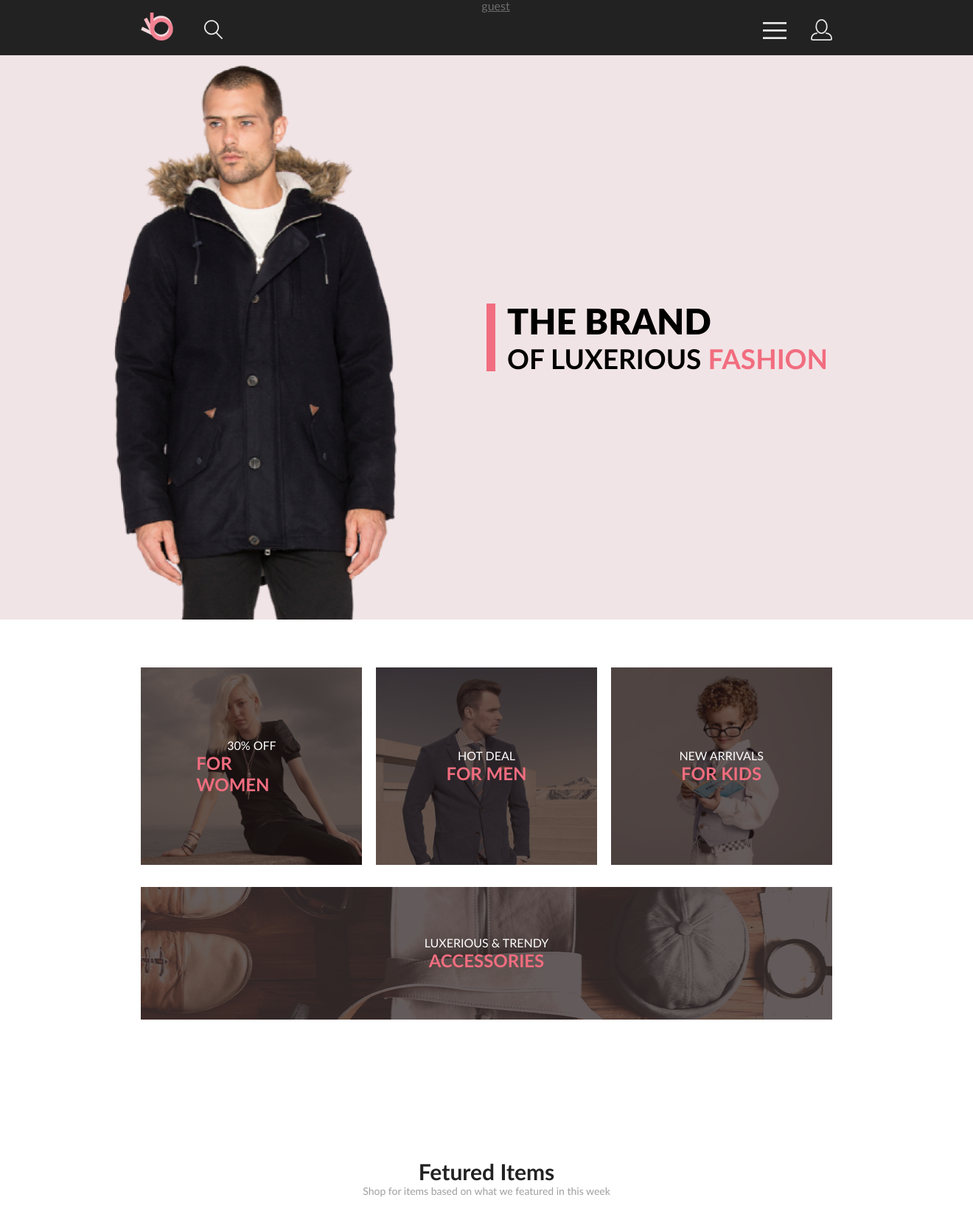
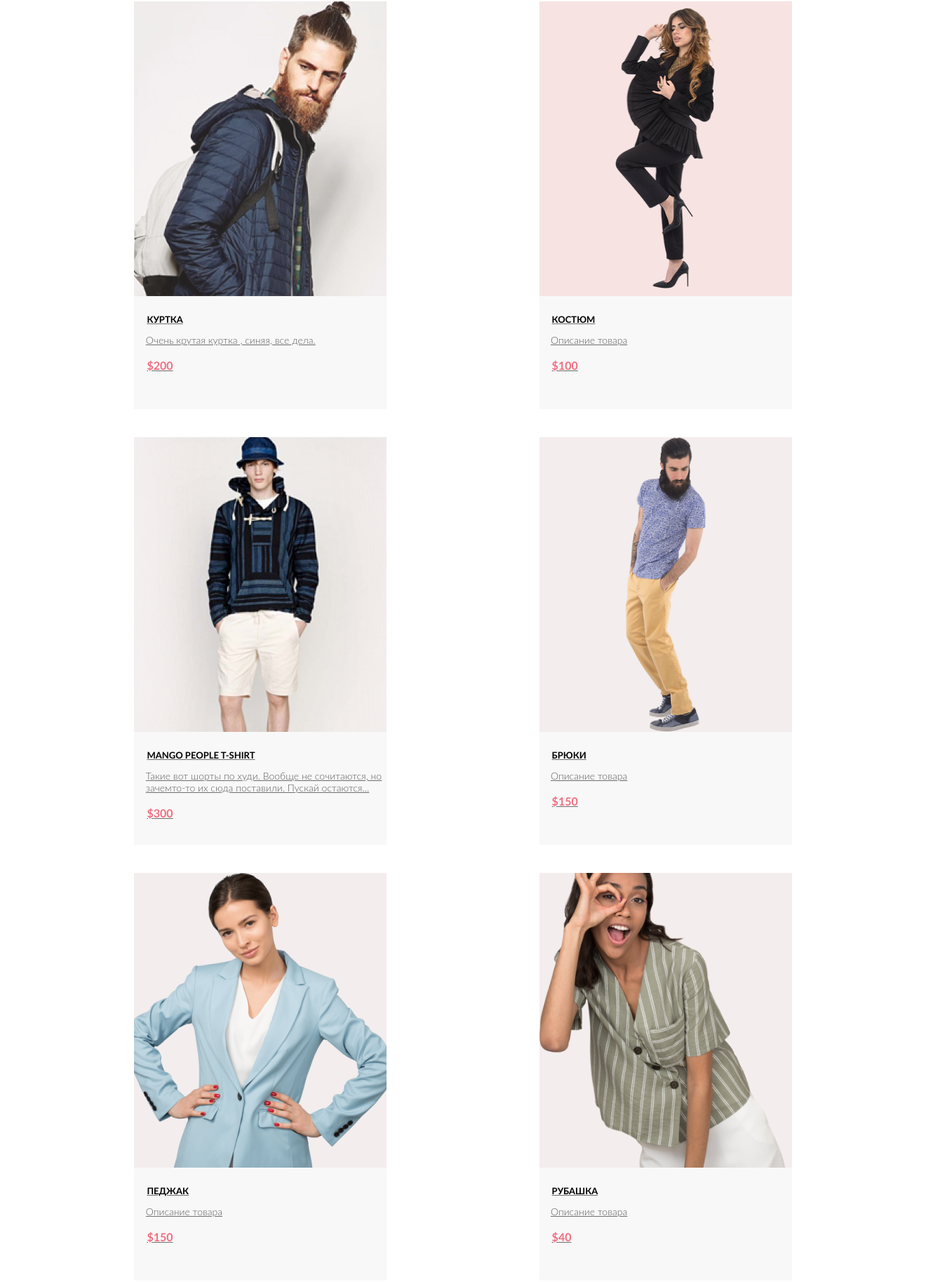
The page / (upper part) on the database its author committed (2 pictures, top to bottom).
### tables this page shows
CREATE TABLE `goods` (
  `id` int NOT NULL,
  `title` varchar(20) NOT NULL DEFAULT 'Заголовоктовара',
  `description` varchar(250) NOT NULL DEFAULT 'Описание товара',
  `count` int NOT NULL DEFAULT '1',
  `price` int NOT NULL,
  `photo` varchar(50) NOT NULL,
  `category` int NOT NULL
);

### engine/function.php (the view, shortened to what this page needs)
<?php
    function execQuery($db,$query){
        return mysqli_query($db,$query);
    }
    function showSomeMiniCard($db,$count,$isAuth = false) {
        $query=execQuery($db,"SELECT * FROM goods limit $count");
        foreach ($query as $item){
            productCard($db,$item['id'],$isAuth);
        }
    }
    function productCard ($db,$id,$isAuth = false) {
        foreach (execQuery($db,"SELECT * FROM goods WHERE id=$id") as $item): ?>
        <li class="product__card">
            <div class="product__card-imgbox">
                <img class="product__card-img" src="../public/img/<?= $item['photo'] ?>" height="420" alt="cadr_img">
            </div>
            <a href="?page=product&id_good=<?= $item['id'] ?>">
                <h4 class="product__card-header"><?= $item['title'] ?></h4>
                <p class="product__card-text">
                    <?= $item['description'] ?>
                </p>
                <h5 class="product__card-price">$<?= $item['price'] ?></h5>
            </a>
        </li>
    <?php endforeach;
    }
        $item=mysqli_fetch_assoc(execQuery($db,"SELECT *,c.id as idCart,c.count as countInCart FROM cart c LEFT JOIN goods g ON c.id_good = g.id WHERE g.id=$idGood AND userid=$userid")); ?>

### index.php (shortened to what this page needs)
<?php
require 'config/config.php';
require 'engine/function.php';
require 'template/template.php';
if(!empty($_GET['page'])){
    switch ($_GET['page']){
        case 'index':
            template($db,'index', 'index');
            break;
        case 'catalog':
            template($db,'catalog', 'catalog');
            break;
        case 'cart':
            template($db,'cart', 'cart');
            break;
        case 'product':
            template($db,'product', 'product');
            break;
        case 'registration':
            template($db,'registration', 'registration');
            break;
        case 'cabinet':
            template($db,'cabinet', 'registration');
            break;
        case 'login':
            template($db,'login', 'login');
            break;
        default:
            template($db,'404', '404');
    }
} else {
    template($db,'index', 'index');
}

### template/head.php (shortened to what this page needs)
<head>
    <link rel="stylesheet" href="../public/css/<?= $cssname ?>.css">
</head>

### template/header.php (shortened to what this page needs)
<header>
    <div class="nav container">
        <div class="nav__panel margin container">
            <ul class="nav__logo">
                <li><a href="/" title="Main"></a></li>
                <li><button type="button" class="nav__logo-find" title="Find"></button></li>
            </ul>
            <p><a href="index.php?action=logout"><?php echo !empty($_SESSION['user_login'])?$_SESSION['user_login']:'guest'; ?> </a></p>
            <ul class="menu__btn--group">
                <li>
                    <button type="button" class="menu__btn--button" id="menu_btn" onclick="menuVerticalShow()" title="Menu"></button>
                </li>
                <li>
                    <a href="?page=<?= isset($_SESSION['user_login'])?'cabinet':'registration'; ?>" title="Registation"></a>
                </li>
            </ul>
        </div>
    </div>
</header>

### template/template.php (shortened to what this page needs)
<?php
function template($db,$pagename,$cssname) {
    require(ROOT.'/template/head.php');
    require(ROOT."/template/header.php");
    switch ($pagename){
        case 'index':
            require(ROOT.'/template/main.php');
            break;
    }
?>
<script src="../public/js/menu.js"></script></html>
<?php
}
?>

### template/main.php (shortened to what this page needs)
<main class="white__back container">
    <section class="title">
        <div class="main__img"></div>
        <div class="tagline">
            <div class="tagline__redline"></div>
            <div class="tagline__text">
                    <span class="tagline__text-head">the brand
                        <h4>of luxerious <span>fashion</span></h4>
                    </span>
            </div>
        </div>
    </section>
    <section class="offer  width  margin">
        <ul class="offer__list">
            <li>
                <a href="?page=catalog">
                    <div class="offer__card off__women">
                        <div class="offer__card-text">
                            <p>30% off</p>
                            <h4>for women</h4>
                        </div>
                    </div>
                </a>
            </li>
            <li>
                <a href="?page=catalog">
                    <div class="offer__card off__man">
                        <div class="offer__card-text">
                            <p> hot deal</p>
                            <h4>for men</h4>
                        </div>
                    </div>
                </a>
            </li>
            <li>
                <a href="?page=catalog">
                    <div class="offer__card off__kids">
                        <div class="offer__card-text">
                            <p>new arrivals</p>
                            <h4>for kids</h4>
                        </div>
                    </div>
                </a>
            </li>
            <li>
                <a href="?page=catalog">
                    <div class="offer__card-accessories">
                        <div class="offer__card-text">
                            <p>luxerious & trendy</p>
                            <h4>accessories</h4>
                        </div>
                    </div>
                </a>
            </li>
        </ul>
    </section>
    <section class="product width   margin">
        <header class="product__header">
            <h3 class="product__header">Fetured Items</h3>
            <p class="product__header-text">Shop for items based on what we featured in this week</p>
        </header>
        <ul class="product__list">
            <?= showSomeMiniCard($db,6,isset($_SESSION['user_id'])) ?>
        </ul>
    </section>
</main>

### rows shown on the page
goods: photo (picture), title "КУРТКА", description "Очень крутая куртка , синяя, все дела.", price "200"
goods: photo (picture), title "КОСТЮМ", description "Описание товара", price "100"
goods: photo (picture), title "MANGO PEOPLE T-SHIRT", description "Такие вот шорты по худи. Вообще не сочитаются, но зачемто-то их сюда поставили. Пускай остаются...", price "300"
goods: photo (picture), title "БРЮКИ", description "Описание товара", price "150"
goods: photo (picture), title "ПЕДЖАК", description "Описание товара", price "150"
goods: photo (picture), title "РУБАШКА", description "Описание товара", price "40"
